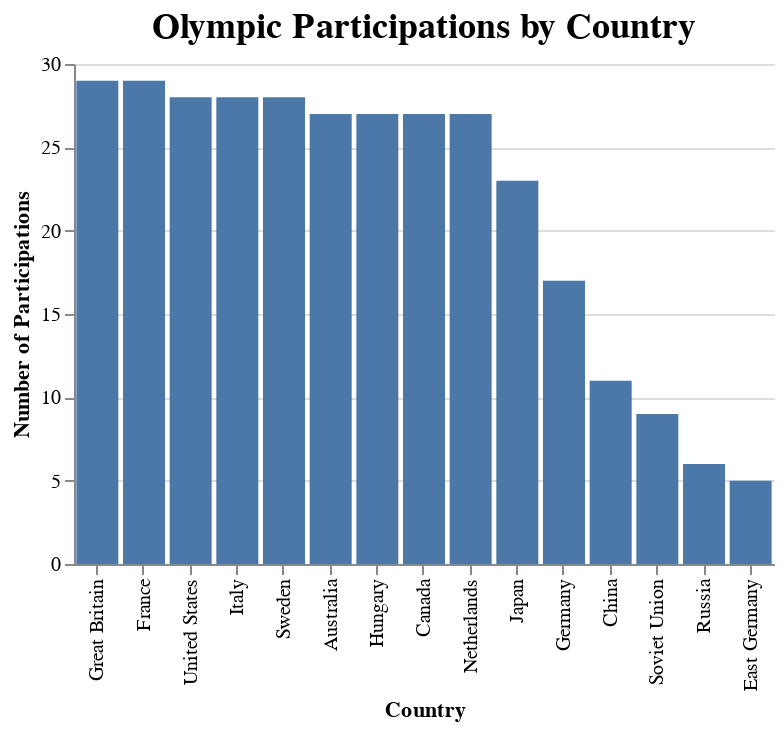

Vega-Lite specification stored for this chart:
### Vega-Lite specification from a JSON file in a GitHub repository (floating-point values rounded to 4 significant figures)
{"$schema": "https://vega.github.io/schema/vega-lite/v5.json", "title": {"text": "Olympic Participations by Country", "fontSize": 18}, "data": {"values": [{"country": "United States", "participations": 28}, {"country": "Soviet Union", "participations": 9}, {"country": "Great Britain", "participations": 29}, {"country": "France", "participations": 29}, {"country": "Germany", "participations": 17}, {"country": "China", "participations": 11}, {"country": "Italy", "participations": 28}, {"country": "Australia", "participations": 27}, {"country": "Hungary", "participations": 27}, {"country": "Sweden", "participations": 28}, {"country": "Japan", "participations": 23}, {"country": "Russia", "participations": 6}, {"country": "East Germany", "participations": 5}, {"country": "Canada", "participations": 27}, {"country": "Netherlands", "participations": 27}]}, "config": {"view": {"stroke": "transparent"}}, "height": 250, "width": 350, "mark": "bar", "encoding": {"y": {"field": "participations", "type": "quantitative", "title": "Number of Participations"}, "x": {"field": "country", "type": "nominal", "title": "Country", "sort": "-y"}}}
